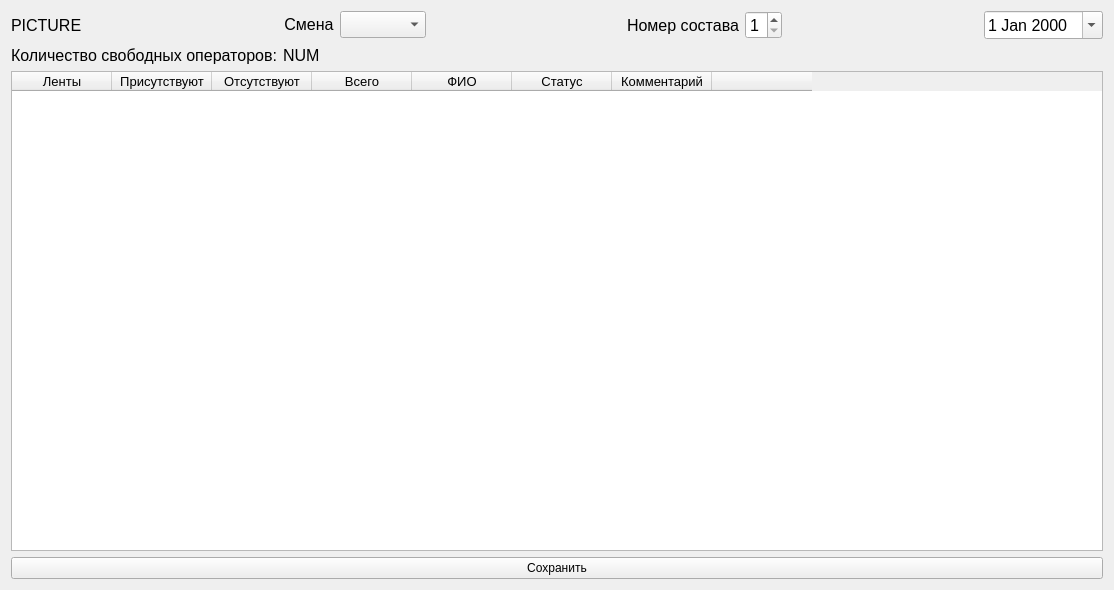
<?xml version="1.0" encoding="UTF-8"?>
<ui version="4.0">
 <class>ShiftManager</class>
 <widget class="QWidget" name="ShiftManager">
  <property name="geometry">
   <rect>
    <x>0</x>
    <y>0</y>
    <width>1114</width>
    <height>590</height>
   </rect>
  </property>
  <property name="windowTitle">
   <string>Form</string>
  </property>
  <layout class="QGridLayout" name="gridLayout">
   <item row="0" column="0">
    <layout class="QVBoxLayout" name="verticalLayout">
     <item>
      <layout class="QHBoxLayout" name="horizontalLayout">
       <item>
        <widget class="QLabel" name="labelLogo">
         <property name="font">
          <font>
           <pointsize>12</pointsize>
          </font>
         </property>
         <property name="text">
          <string>PICTURE</string>
         </property>
        </widget>
       </item>
       <item>
        <spacer name="horizontalSpacer">
         <property name="orientation">
          <enum>Qt::Horizontal</enum>
         </property>
         <property name="sizeHint" stdset="0">
          <size>
           <width>40</width>
           <height>20</height>
          </size>
         </property>
        </spacer>
       </item>
       <item>
        <layout class="QGridLayout" name="gridLayout_2">
         <item row="0" column="0">
          <widget class="QLabel" name="label_2">
           <property name="font">
            <font>
             <pointsize>12</pointsize>
            </font>
           </property>
           <property name="text">
            <string>Смена</string>
           </property>
           <property name="alignment">
            <set>Qt::AlignCenter</set>
           </property>
          </widget>
         </item>
         <item row="0" column="1">
          <widget class="QComboBox" name="comboBoxShift">
           <property name="font">
            <font>
             <pointsize>12</pointsize>
            </font>
           </property>
          </widget>
         </item>
        </layout>
       </item>
       <item>
        <spacer name="horizontalSpacer_4">
         <property name="orientation">
          <enum>Qt::Horizontal</enum>
         </property>
         <property name="sizeHint" stdset="0">
          <size>
           <width>40</width>
           <height>20</height>
          </size>
         </property>
        </spacer>
       </item>
       <item>
        <layout class="QGridLayout" name="gridLayout_3">
         <item row="0" column="0">
          <widget class="QLabel" name="label_3">
           <property name="font">
            <font>
             <pointsize>12</pointsize>
            </font>
           </property>
           <property name="text">
            <string>Номер состава</string>
           </property>
           <property name="alignment">
            <set>Qt::AlignCenter</set>
           </property>
          </widget>
         </item>
         <item row="0" column="1">
          <widget class="QSpinBox" name="spinBoxCollection">
           <property name="font">
            <font>
             <pointsize>12</pointsize>
            </font>
           </property>
           <property name="minimum">
            <number>1</number>
           </property>
           <property name="maximum">
            <number>4</number>
           </property>
          </widget>
         </item>
        </layout>
       </item>
       <item>
        <spacer name="horizontalSpacer_3">
         <property name="orientation">
          <enum>Qt::Horizontal</enum>
         </property>
         <property name="sizeHint" stdset="0">
          <size>
           <width>40</width>
           <height>20</height>
          </size>
         </property>
        </spacer>
       </item>
       <item>
        <widget class="QDateEdit" name="dateEdit">
         <property name="font">
          <font>
           <pointsize>12</pointsize>
          </font>
         </property>
         <property name="calendarPopup">
          <bool>true</bool>
         </property>
        </widget>
       </item>
      </layout>
     </item>
     <item>
      <layout class="QGridLayout" name="gridLayout_4">
       <item row="0" column="1">
        <widget class="QLabel" name="labelFreeWorkers">
         <property name="font">
          <font>
           <pointsize>12</pointsize>
          </font>
         </property>
         <property name="text">
          <string>NUM</string>
         </property>
        </widget>
       </item>
       <item row="0" column="0">
        <widget class="QLabel" name="label_4">
         <property name="font">
          <font>
           <pointsize>12</pointsize>
          </font>
         </property>
         <property name="text">
          <string>Количество свободных операторов:</string>
         </property>
        </widget>
       </item>
       <item row="0" column="2">
        <spacer name="horizontalSpacer_2">
         <property name="orientation">
          <enum>Qt::Horizontal</enum>
         </property>
         <property name="sizeHint" stdset="0">
          <size>
           <width>40</width>
           <height>20</height>
          </size>
         </property>
        </spacer>
       </item>
      </layout>
     </item>
     <item>
      <widget class="QTableWidget" name="table">
       <property name="font">
        <font>
         <pointsize>10</pointsize>
        </font>
       </property>
       <property name="editTriggers">
        <set>QAbstractItemView::NoEditTriggers</set>
       </property>
       <column>
        <property name="text">
         <string>Ленты</string>
        </property>
       </column>
       <column>
        <property name="text">
         <string>Присутствуют</string>
        </property>
       </column>
       <column>
        <property name="text">
         <string>Отсутствуют</string>
        </property>
       </column>
       <column>
        <property name="text">
         <string>Всего</string>
        </property>
       </column>
       <column>
        <property name="text">
         <string>ФИО</string>
        </property>
       </column>
       <column>
        <property name="text">
         <string>Статус</string>
        </property>
       </column>
       <column>
        <property name="text">
         <string>Комментарий</string>
        </property>
       </column>
       <column>
        <property name="text">
         <string/>
        </property>
       </column>
      </widget>
     </item>
     <item>
      <widget class="QPushButton" name="pushButton">
       <property name="text">
        <string>Сохранить</string>
       </property>
      </widget>
     </item>
    </layout>
   </item>
  </layout>
 </widget>
 <resources/>
 <connections/>
</ui>
